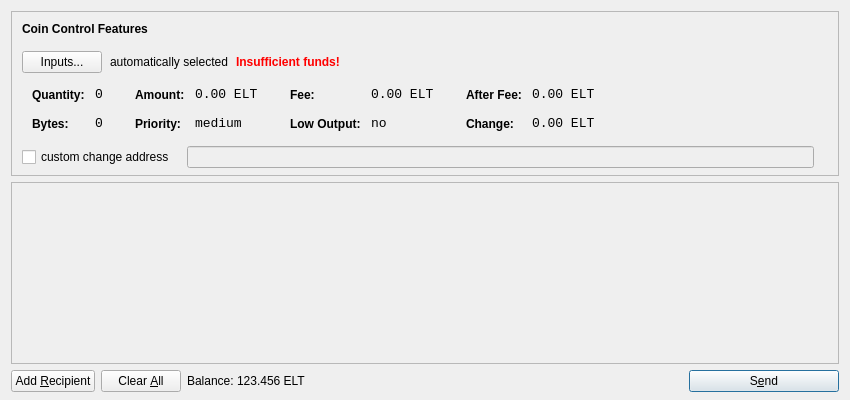
<?xml version="1.0" encoding="UTF-8"?>
<ui version="4.0">
 <class>SendCoinsDialog</class>
 <widget class="QDialog" name="SendCoinsDialog">
  <property name="geometry">
   <rect>
    <x>0</x>
    <y>0</y>
    <width>850</width>
    <height>400</height>
   </rect>
  </property>
  <property name="windowTitle">
   <string>Send Coins</string>
  </property>
  <layout class="QVBoxLayout" name="verticalLayout" stretch="0,1,0">
   <property name="bottomMargin">
    <number>8</number>
   </property>
   <item>
    <widget class="QFrame" name="frameCoinControl">
     <property name="sizePolicy">
      <sizepolicy hsizetype="Expanding" vsizetype="Expanding">
       <horstretch>0</horstretch>
       <verstretch>0</verstretch>
      </sizepolicy>
     </property>
     <property name="maximumSize">
      <size>
       <width>16777215</width>
       <height>16777215</height>
      </size>
     </property>
     <property name="frameShape">
      <enum>QFrame::StyledPanel</enum>
     </property>
     <property name="frameShadow">
      <enum>QFrame::Sunken</enum>
     </property>
     <layout class="QVBoxLayout" name="verticalLayoutCoinControl2">
      <property name="spacing">
       <number>7</number>
      </property>
      <property name="leftMargin">
       <number>0</number>
      </property>
      <property name="topMargin">
       <number>0</number>
      </property>
      <property name="rightMargin">
       <number>0</number>
      </property>
      <property name="bottomMargin">
       <number>6</number>
      </property>
      <item>
       <layout class="QVBoxLayout" name="verticalLayoutCoinControl" stretch="0,0,0,0,1">
        <property name="spacing">
         <number>0</number>
        </property>
        <property name="leftMargin">
         <number>10</number>
        </property>
        <property name="topMargin">
         <number>10</number>
        </property>
        <item>
         <layout class="QHBoxLayout" name="horizontalLayoutCoinControl1">
          <property name="bottomMargin">
           <number>15</number>
          </property>
          <item>
           <widget class="QLabel" name="labelCoinControlFeatures">
            <property name="sizePolicy">
             <sizepolicy hsizetype="Preferred" vsizetype="Maximum">
              <horstretch>0</horstretch>
              <verstretch>0</verstretch>
             </sizepolicy>
            </property>
            <property name="font">
             <font>
              <weight>75</weight>
              <bold>true</bold>
             </font>
            </property>
            <property name="styleSheet">
             <string notr="true">font-weight:bold;</string>
            </property>
            <property name="text">
             <string>Coin Control Features</string>
            </property>
           </widget>
          </item>
         </layout>
        </item>
        <item>
         <layout class="QHBoxLayout" name="horizontalLayoutCoinControl2" stretch="0,0,0,0">
          <property name="spacing">
           <number>8</number>
          </property>
          <property name="bottomMargin">
           <number>10</number>
          </property>
          <item>
           <widget class="QPushButton" name="pushButtonCoinControl">
            <property name="styleSheet">
             <string notr="true"/>
            </property>
            <property name="text">
             <string>Inputs...</string>
            </property>
           </widget>
          </item>
          <item>
           <widget class="QLabel" name="labelCoinControlAutomaticallySelected">
            <property name="text">
             <string>automatically selected</string>
            </property>
            <property name="margin">
             <number>5</number>
            </property>
           </widget>
          </item>
          <item>
           <widget class="QLabel" name="labelCoinControlInsuffFunds">
            <property name="font">
             <font>
              <weight>75</weight>
              <bold>true</bold>
             </font>
            </property>
            <property name="styleSheet">
             <string notr="true">color:red;font-weight:bold;</string>
            </property>
            <property name="text">
             <string>Insufficient funds!</string>
            </property>
            <property name="margin">
             <number>5</number>
            </property>
           </widget>
          </item>
          <item>
           <spacer name="horizontalSpacerCoinControl">
            <property name="orientation">
             <enum>Qt::Horizontal</enum>
            </property>
            <property name="sizeHint" stdset="0">
             <size>
              <width>40</width>
              <height>1</height>
             </size>
            </property>
           </spacer>
          </item>
         </layout>
        </item>
        <item>
         <widget class="QWidget" name="widgetCoinControl" native="true">
          <property name="sizePolicy">
           <sizepolicy hsizetype="Preferred" vsizetype="Preferred">
            <horstretch>0</horstretch>
            <verstretch>0</verstretch>
           </sizepolicy>
          </property>
          <property name="minimumSize">
           <size>
            <width>0</width>
            <height>0</height>
           </size>
          </property>
          <property name="styleSheet">
           <string notr="true"/>
          </property>
          <layout class="QHBoxLayout" name="horizontalLayoutCoinControl5">
           <property name="margin">
            <number>0</number>
           </property>
           <item>
            <layout class="QHBoxLayout" name="horizontalLayoutCoinControl3" stretch="0,0,0,1">
             <property name="spacing">
              <number>20</number>
             </property>
             <property name="topMargin">
              <number>0</number>
             </property>
             <property name="bottomMargin">
              <number>10</number>
             </property>
             <item>
              <layout class="QFormLayout" name="formLayoutCoinControl1">
               <property name="horizontalSpacing">
                <number>10</number>
               </property>
               <property name="verticalSpacing">
                <number>14</number>
               </property>
               <property name="leftMargin">
                <number>10</number>
               </property>
               <property name="topMargin">
                <number>4</number>
               </property>
               <property name="rightMargin">
                <number>6</number>
               </property>
               <item row="0" column="0">
                <widget class="QLabel" name="labelCoinControlQuantityText">
                 <property name="styleSheet">
                  <string notr="true">font-weight:bold;</string>
                 </property>
                 <property name="text">
                  <string>Quantity:</string>
                 </property>
                 <property name="margin">
                  <number>0</number>
                 </property>
                </widget>
               </item>
               <item row="0" column="1">
                <widget class="QLabel" name="labelCoinControlQuantity">
                 <property name="font">
                  <font>
                   <family>Monospace</family>
                   <pointsize>10</pointsize>
                  </font>
                 </property>
                 <property name="cursor">
                  <cursorShape>IBeamCursor</cursorShape>
                 </property>
                 <property name="contextMenuPolicy">
                  <enum>Qt::ActionsContextMenu</enum>
                 </property>
                 <property name="text">
                  <string notr="true">0</string>
                 </property>
                 <property name="margin">
                  <number>0</number>
                 </property>
                 <property name="textInteractionFlags">
                  <set>Qt::LinksAccessibleByMouse|Qt::TextSelectableByKeyboard|Qt::TextSelectableByMouse</set>
                 </property>
                </widget>
               </item>
               <item row="1" column="0">
                <widget class="QLabel" name="labelCoinControlBytesText">
                 <property name="styleSheet">
                  <string notr="true">font-weight:bold;</string>
                 </property>
                 <property name="text">
                  <string>Bytes:</string>
                 </property>
                </widget>
               </item>
               <item row="1" column="1">
                <widget class="QLabel" name="labelCoinControlBytes">
                 <property name="font">
                  <font>
                   <family>Monospace</family>
                   <pointsize>10</pointsize>
                  </font>
                 </property>
                 <property name="cursor">
                  <cursorShape>IBeamCursor</cursorShape>
                 </property>
                 <property name="contextMenuPolicy">
                  <enum>Qt::ActionsContextMenu</enum>
                 </property>
                 <property name="text">
                  <string notr="true">0</string>
                 </property>
                 <property name="textInteractionFlags">
                  <set>Qt::LinksAccessibleByMouse|Qt::TextSelectableByKeyboard|Qt::TextSelectableByMouse</set>
                 </property>
                </widget>
               </item>
              </layout>
             </item>
             <item>
              <layout class="QFormLayout" name="formLayoutCoinControl2">
               <property name="horizontalSpacing">
                <number>10</number>
               </property>
               <property name="verticalSpacing">
                <number>14</number>
               </property>
               <property name="leftMargin">
                <number>6</number>
               </property>
               <property name="topMargin">
                <number>4</number>
               </property>
               <property name="rightMargin">
                <number>6</number>
               </property>
               <item row="0" column="0">
                <widget class="QLabel" name="labelCoinControlAmountText">
                 <property name="styleSheet">
                  <string notr="true">font-weight:bold;</string>
                 </property>
                 <property name="text">
                  <string>Amount:</string>
                 </property>
                 <property name="margin">
                  <number>0</number>
                 </property>
                </widget>
               </item>
               <item row="0" column="1">
                <widget class="QLabel" name="labelCoinControlAmount">
                 <property name="font">
                  <font>
                   <family>Monospace</family>
                   <pointsize>10</pointsize>
                  </font>
                 </property>
                 <property name="cursor">
                  <cursorShape>IBeamCursor</cursorShape>
                 </property>
                 <property name="contextMenuPolicy">
                  <enum>Qt::ActionsContextMenu</enum>
                 </property>
                 <property name="text">
                  <string notr="true">0.00 ELT</string>
                 </property>
                 <property name="textInteractionFlags">
                  <set>Qt::LinksAccessibleByMouse|Qt::TextSelectableByKeyboard|Qt::TextSelectableByMouse</set>
                 </property>
                </widget>
               </item>
               <item row="1" column="0">
                <widget class="QLabel" name="labelCoinControlPriorityText">
                 <property name="styleSheet">
                  <string notr="true">font-weight:bold;</string>
                 </property>
                 <property name="text">
                  <string>Priority:</string>
                 </property>
                </widget>
               </item>
               <item row="1" column="1">
                <widget class="QLabel" name="labelCoinControlPriority">
                 <property name="font">
                  <font>
                   <family>Monospace</family>
                   <pointsize>10</pointsize>
                  </font>
                 </property>
                 <property name="cursor">
                  <cursorShape>IBeamCursor</cursorShape>
                 </property>
                 <property name="contextMenuPolicy">
                  <enum>Qt::ActionsContextMenu</enum>
                 </property>
                 <property name="text">
                  <string>medium</string>
                 </property>
                 <property name="textInteractionFlags">
                  <set>Qt::LinksAccessibleByMouse|Qt::TextSelectableByKeyboard|Qt::TextSelectableByMouse</set>
                 </property>
                </widget>
               </item>
              </layout>
             </item>
             <item>
              <layout class="QFormLayout" name="formLayoutCoinControl3">
               <property name="horizontalSpacing">
                <number>10</number>
               </property>
               <property name="verticalSpacing">
                <number>14</number>
               </property>
               <property name="leftMargin">
                <number>6</number>
               </property>
               <property name="topMargin">
                <number>4</number>
               </property>
               <property name="rightMargin">
                <number>6</number>
               </property>
               <item row="0" column="0">
                <widget class="QLabel" name="labelCoinControlFeeText">
                 <property name="styleSheet">
                  <string notr="true">font-weight:bold;</string>
                 </property>
                 <property name="text">
                  <string>Fee:</string>
                 </property>
                 <property name="margin">
                  <number>0</number>
                 </property>
                </widget>
               </item>
               <item row="0" column="1">
                <widget class="QLabel" name="labelCoinControlFee">
                 <property name="font">
                  <font>
                   <family>Monospace</family>
                   <pointsize>10</pointsize>
                  </font>
                 </property>
                 <property name="cursor">
                  <cursorShape>IBeamCursor</cursorShape>
                 </property>
                 <property name="contextMenuPolicy">
                  <enum>Qt::ActionsContextMenu</enum>
                 </property>
                 <property name="text">
                  <string notr="true">0.00 ELT</string>
                 </property>
                 <property name="textInteractionFlags">
                  <set>Qt::LinksAccessibleByMouse|Qt::TextSelectableByKeyboard|Qt::TextSelectableByMouse</set>
                 </property>
                </widget>
               </item>
               <item row="1" column="0">
                <widget class="QLabel" name="labelCoinControlLowOutputText">
                 <property name="styleSheet">
                  <string notr="true">font-weight:bold;</string>
                 </property>
                 <property name="text">
                  <string>Low Output:</string>
                 </property>
                </widget>
               </item>
               <item row="1" column="1">
                <widget class="QLabel" name="labelCoinControlLowOutput">
                 <property name="font">
                  <font>
                   <family>Monospace</family>
                   <pointsize>10</pointsize>
                  </font>
                 </property>
                 <property name="cursor">
                  <cursorShape>IBeamCursor</cursorShape>
                 </property>
                 <property name="contextMenuPolicy">
                  <enum>Qt::ActionsContextMenu</enum>
                 </property>
                 <property name="text">
                  <string>no</string>
                 </property>
                 <property name="textInteractionFlags">
                  <set>Qt::LinksAccessibleByMouse|Qt::TextSelectableByKeyboard|Qt::TextSelectableByMouse</set>
                 </property>
                </widget>
               </item>
              </layout>
             </item>
             <item>
              <layout class="QFormLayout" name="formLayoutCoinControl4">
               <property name="horizontalSpacing">
                <number>10</number>
               </property>
               <property name="verticalSpacing">
                <number>14</number>
               </property>
               <property name="leftMargin">
                <number>6</number>
               </property>
               <property name="topMargin">
                <number>4</number>
               </property>
               <property name="rightMargin">
                <number>6</number>
               </property>
               <item row="0" column="0">
                <widget class="QLabel" name="labelCoinControlAfterFeeText">
                 <property name="styleSheet">
                  <string notr="true">font-weight:bold;</string>
                 </property>
                 <property name="text">
                  <string>After Fee:</string>
                 </property>
                 <property name="margin">
                  <number>0</number>
                 </property>
                </widget>
               </item>
               <item row="0" column="1">
                <widget class="QLabel" name="labelCoinControlAfterFee">
                 <property name="font">
                  <font>
                   <family>Monospace</family>
                   <pointsize>10</pointsize>
                  </font>
                 </property>
                 <property name="cursor">
                  <cursorShape>IBeamCursor</cursorShape>
                 </property>
                 <property name="contextMenuPolicy">
                  <enum>Qt::ActionsContextMenu</enum>
                 </property>
                 <property name="text">
                  <string notr="true">0.00 ELT</string>
                 </property>
                 <property name="textInteractionFlags">
                  <set>Qt::LinksAccessibleByMouse|Qt::TextSelectableByKeyboard|Qt::TextSelectableByMouse</set>
                 </property>
                </widget>
               </item>
               <item row="1" column="0">
                <widget class="QLabel" name="labelCoinControlChangeText">
                 <property name="styleSheet">
                  <string notr="true">font-weight:bold;</string>
                 </property>
                 <property name="text">
                  <string>Change:</string>
                 </property>
                </widget>
               </item>
               <item row="1" column="1">
                <widget class="QLabel" name="labelCoinControlChange">
                 <property name="font">
                  <font>
                   <family>Monospace</family>
                   <pointsize>10</pointsize>
                  </font>
                 </property>
                 <property name="cursor">
                  <cursorShape>IBeamCursor</cursorShape>
                 </property>
                 <property name="contextMenuPolicy">
                  <enum>Qt::ActionsContextMenu</enum>
                 </property>
                 <property name="text">
                  <string notr="true">0.00 ELT</string>
                 </property>
                 <property name="textInteractionFlags">
                  <set>Qt::LinksAccessibleByMouse|Qt::TextSelectableByKeyboard|Qt::TextSelectableByMouse</set>
                 </property>
                </widget>
               </item>
              </layout>
             </item>
            </layout>
           </item>
          </layout>
         </widget>
        </item>
        <item>
         <layout class="QHBoxLayout" name="horizontalLayoutCoinControl4" stretch="0,0,0">
          <property name="spacing">
           <number>12</number>
          </property>
          <property name="sizeConstraint">
           <enum>QLayout::SetDefaultConstraint</enum>
          </property>
          <property name="topMargin">
           <number>5</number>
          </property>
          <property name="rightMargin">
           <number>5</number>
          </property>
          <item>
           <widget class="QCheckBox" name="checkBoxCoinControlChange">
            <property name="text">
             <string>custom change address</string>
            </property>
           </widget>
          </item>
          <item>
           <widget class="QLineEdit" name="lineEditCoinControlChange">
            <property name="enabled">
             <bool>false</bool>
            </property>
            <property name="sizePolicy">
             <sizepolicy hsizetype="Expanding" vsizetype="Fixed">
              <horstretch>0</horstretch>
              <verstretch>0</verstretch>
             </sizepolicy>
            </property>
           </widget>
          </item>
          <item>
           <widget class="QLabel" name="labelCoinControlChangeLabel">
            <property name="sizePolicy">
             <sizepolicy hsizetype="Preferred" vsizetype="Expanding">
              <horstretch>0</horstretch>
              <verstretch>0</verstretch>
             </sizepolicy>
            </property>
            <property name="minimumSize">
             <size>
              <width>0</width>
              <height>0</height>
             </size>
            </property>
            <property name="text">
             <string/>
            </property>
            <property name="margin">
             <number>3</number>
            </property>
           </widget>
          </item>
         </layout>
        </item>
        <item>
         <spacer name="verticalSpacerCoinControl">
          <property name="orientation">
           <enum>Qt::Vertical</enum>
          </property>
          <property name="sizeHint" stdset="0">
           <size>
            <width>800</width>
            <height>1</height>
           </size>
          </property>
         </spacer>
        </item>
       </layout>
      </item>
     </layout>
    </widget>
   </item>
   <item>
    <widget class="QScrollArea" name="scrollArea">
     <property name="widgetResizable">
      <bool>true</bool>
     </property>
     <widget class="QWidget" name="scrollAreaWidgetContents">
      <property name="geometry">
       <rect>
        <x>0</x>
        <y>0</y>
        <width>826</width>
        <height>143</height>
       </rect>
      </property>
      <layout class="QVBoxLayout" name="verticalLayout_2">
       <property name="margin">
        <number>0</number>
       </property>
       <item>
        <layout class="QVBoxLayout" name="entries">
         <property name="spacing">
          <number>6</number>
         </property>
        </layout>
       </item>
       <item>
        <spacer name="verticalSpacer">
         <property name="orientation">
          <enum>Qt::Vertical</enum>
         </property>
         <property name="sizeHint" stdset="0">
          <size>
           <width>20</width>
           <height>40</height>
          </size>
         </property>
        </spacer>
       </item>
      </layout>
     </widget>
    </widget>
   </item>
   <item>
    <layout class="QHBoxLayout" name="horizontalLayout">
     <item>
      <widget class="QPushButton" name="addButton">
       <property name="toolTip">
        <string>Send to multiple recipients at once</string>
       </property>
       <property name="text">
        <string>Add &amp;Recipient</string>
       </property>
       <property name="icon">
        <iconset resource="../bitcoin.qrc">
         <normaloff>:/icons/add</normaloff>:/icons/add</iconset>
       </property>
       <property name="autoDefault">
        <bool>false</bool>
       </property>
      </widget>
     </item>
     <item>
      <widget class="QPushButton" name="clearButton">
       <property name="sizePolicy">
        <sizepolicy hsizetype="Minimum" vsizetype="Fixed">
         <horstretch>0</horstretch>
         <verstretch>0</verstretch>
        </sizepolicy>
       </property>
       <property name="toolTip">
        <string>Remove all transaction fields</string>
       </property>
       <property name="text">
        <string>Clear &amp;All</string>
       </property>
       <property name="icon">
        <iconset resource="../bitcoin.qrc">
         <normaloff>:/icons/remove</normaloff>:/icons/remove</iconset>
       </property>
       <property name="autoRepeatDelay">
        <number>300</number>
       </property>
       <property name="autoDefault">
        <bool>false</bool>
       </property>
      </widget>
     </item>
     <item>
      <layout class="QHBoxLayout" name="horizontalLayout_2">
       <property name="spacing">
        <number>3</number>
       </property>
       <item>
        <widget class="QLabel" name="label">
         <property name="text">
          <string>Balance:</string>
         </property>
        </widget>
       </item>
       <item>
        <widget class="QLabel" name="labelBalance">
         <property name="cursor">
          <cursorShape>IBeamCursor</cursorShape>
         </property>
         <property name="text">
          <string>123.456 ELT</string>
         </property>
         <property name="textInteractionFlags">
          <set>Qt::LinksAccessibleByMouse|Qt::TextSelectableByKeyboard|Qt::TextSelectableByMouse</set>
         </property>
        </widget>
       </item>
      </layout>
     </item>
     <item>
      <spacer name="horizontalSpacer">
       <property name="orientation">
        <enum>Qt::Horizontal</enum>
       </property>
       <property name="sizeHint" stdset="0">
        <size>
         <width>40</width>
         <height>20</height>
        </size>
       </property>
      </spacer>
     </item>
     <item>
      <widget class="QPushButton" name="sendButton">
       <property name="minimumSize">
        <size>
         <width>150</width>
         <height>0</height>
        </size>
       </property>
       <property name="toolTip">
        <string>Confirm the send action</string>
       </property>
       <property name="text">
        <string>S&amp;end</string>
       </property>
       <property name="icon">
        <iconset resource="../bitcoin.qrc">
         <normaloff>:/icons/send</normaloff>:/icons/send</iconset>
       </property>
       <property name="default">
        <bool>true</bool>
       </property>
      </widget>
     </item>
    </layout>
   </item>
  </layout>
 </widget>
 <resources>
  <include location="../bitcoin.qrc"/>
 </resources>
 <connections/>
</ui>
